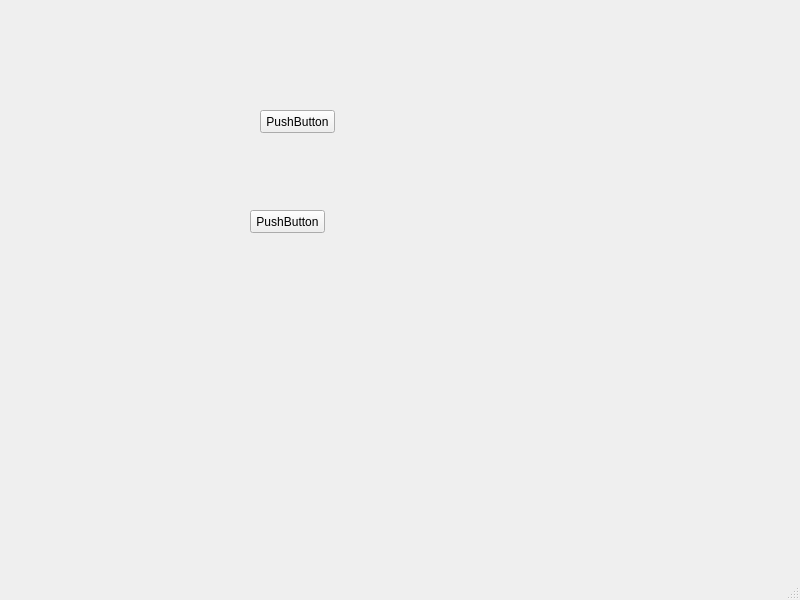
<?xml version="1.0" encoding="UTF-8"?>
<ui version="4.0">
 <class>MainWindow</class>
 <widget class="QMainWindow" name="MainWindow">
  <property name="geometry">
   <rect>
    <x>0</x>
    <y>0</y>
    <width>800</width>
    <height>600</height>
   </rect>
  </property>
  <property name="windowTitle">
   <string>MainWindow</string>
  </property>
  <widget class="QWidget" name="centralwidget">
   <widget class="QPushButton" name="pushButton">
    <property name="geometry">
     <rect>
      <x>260</x>
      <y>110</y>
      <width>75</width>
      <height>23</height>
     </rect>
    </property>
    <property name="text">
     <string>PushButton</string>
    </property>
   </widget>
   <widget class="QPushButton" name="pushButton_2">
    <property name="geometry">
     <rect>
      <x>250</x>
      <y>210</y>
      <width>75</width>
      <height>23</height>
     </rect>
    </property>
    <property name="text">
     <string>PushButton</string>
    </property>
   </widget>
  </widget>
  <widget class="QMenuBar" name="menubar">
   <property name="geometry">
    <rect>
     <x>0</x>
     <y>0</y>
     <width>800</width>
     <height>21</height>
    </rect>
   </property>
  </widget>
  <widget class="QStatusBar" name="statusbar"/>
 </widget>
 <resources/>
 <connections/>
</ui>
